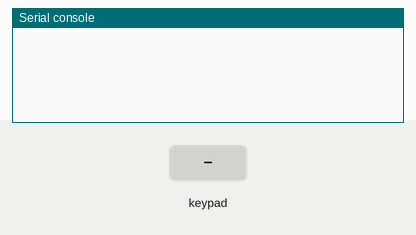
The program below on a simulated Raspberry Pi Pico running MicroPython. Parts: the last lines printed to the serial console. The inputs (shaded band) are chosen by the test bench.

Above: at 1.2 s.
1.3 s: key '1' pressed
At 2.0 s:
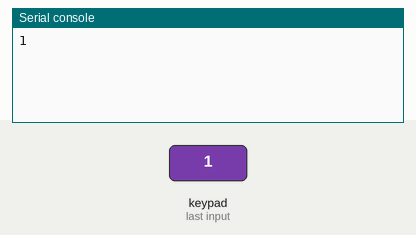
2.9 s: keypad keys 1 2 # pressed 0.4 s apart
At 4.7 s:
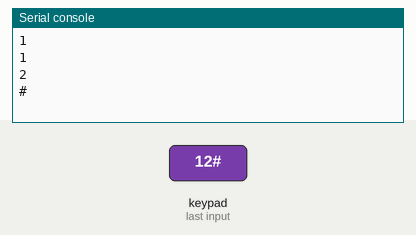
5.6 s: key 'A' pressed
At 6.9 s:
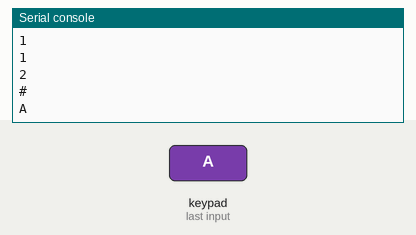
7.2 s: keypad keys 1 2 * pressed 0.4 s apart
At 9.4 s:
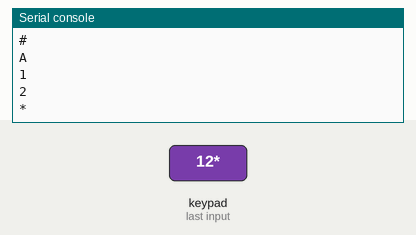
9.9 s: key 'B' pressed
At 10.5 s:
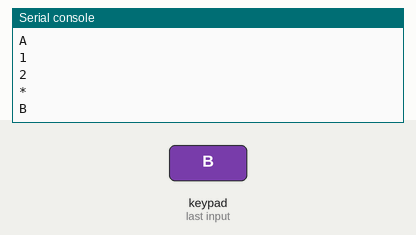
11.5 s: keypad keys 1 2 D pressed 0.4 s apart
At 13.2 s:
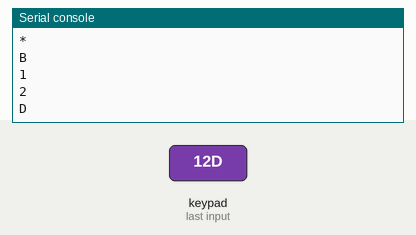

The program:

keypad.py
```python
# example from Giovanni Bernardo (@cyb3rn0id)
# prints keys from a matrix keypad
# example created with Elecrow Raspberry Pi Pico Advanced Kit:
# https://www.elecrow.com/raspberry-pi-pico-advanced-kit-with-pico-board-32-modules-and-32-detailed-projects-lessons.html
# part of the code derives from that kit lessons (lesson 27 - simple calculator)
# no libraries required
# having keypad matrix in front, there are 8 pins below (R=row C=columnn)
# R1 R2 R3 R4 C1 C2 C3 C4
# connect to pins:
# 17 16 15 14 12 11 10  9
# that corresponds to gpios:
# 13 12 11 10  9  8  7  6

from machine import Pin, Timer
import utime

keyName = [['1','2','3','A'],['4','5','6','B'],['7','8','9','C'],['*','0','#','D']]
keypadRowPins = [13,12,11,10]
keypadColPins = [9,8,7,6]

row = []
col = []
keypadState = []

for i in keypadRowPins:
    row.append(Pin(i,Pin.IN,Pin.PULL_UP))
    keypadState.append([0,0,0,0])

for i in keypadColPins:
    col.append(Pin(i,Pin.OUT))

def keypadRead():
    global row
    j_ifPressed = -1
    i_ifPressed = -1

    for i in range(0,len(col)):
        col[i].low()
        utime.sleep(0.005)

        for j in range(0,len(row)):
            pressed = not row[j].value()
            if(pressed and (keypadState[j][i] != pressed)):
                keypadState[j][i] = pressed
            elif(not pressed and (keypadState[j][i] != pressed)):
                keypadState[j][i] = pressed
                j_ifPressed = j
                i_ifPressed = i
        col[i].high()

    if(j_ifPressed != -1 and i_ifPressed != -1):
        return keyName[j_ifPressed][i_ifPressed]

    else:
        return -1

while True:
    r=keypadRead()
    if (r!=-1):
        print(r)
```

Measured:
- after the input at 1.3 s, the serial console: prints a new line after 0.18 s (image 1)
- after the input at 2.9 s, the serial console: prints a new line after 0.57 s (image 2)
- after the input at 5.6 s, the serial console: prints a new line after 0.16 s (image 3)
- after the input at 7.2 s, the serial console: prints a new line after 0.18 s (image 4)
- after the input at 9.9 s, the serial console: prints a new line after 0.17 s (image 5)
- after the input at 11.5 s, the serial console: prints a new line after 0.17 s (image 6)
